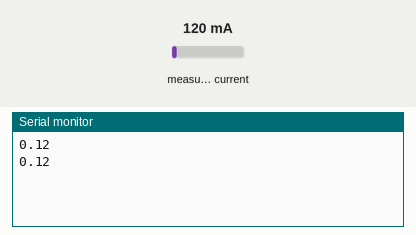
This sketch was run on a simulated Arduino Uno, built with avr-gcc and run on an emulated ATmega328P. Shown: the last lines printed to the serial monitor. The test bench sets the inputs (shaded band); at power-on: measured current 120 mA.

Above: at 2.1 s.
2.2 s: measured current set to 40 mA
At 2.9 s:
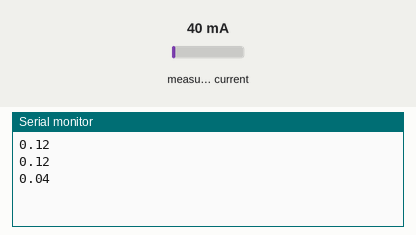
3.8 s: measured current set to 500 mA
At 3.8 s:
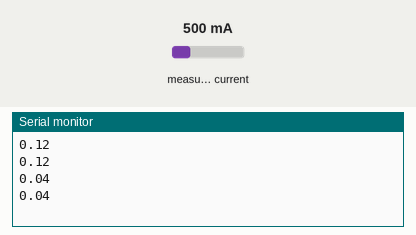
Timing chart, 0 to 6.8 s (numbered marks = the images above; inputs shaded):
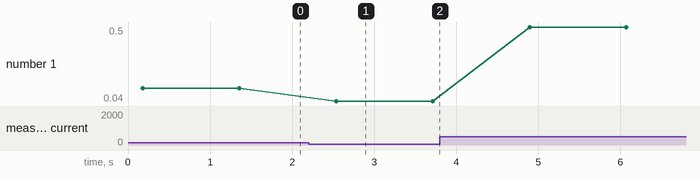

The sketch:

main.ino
```cpp
//Baseado no programa exemplo da biblioteca EmonLib

//Carrega as bibliotecas
#include "EmonLib.h"

EnergyMonitor emon1;

//Pino do sensor SCT
int pino_sct = 0;

void setup()
{
  Serial.begin(9600);
  //Pino, calibracao - Cur Const= Ratio/BurdenR. 1800/62 = 29.
  emon1.current(pino_sct, 20);
}

void loop()
{
  //Calcula a corrente
  double Irms = emon1.calcIrms(1480);
  Serial.println(Irms);
  delay(1000);
}
```

Measured:
- after the input at 2.2 s, the serial monitor: prints a new line after 0.34 s (image 1)
- plotted number 1: 0.12 → 0.04 after the input at 2.2 s, 0.04 → 0.5 after the input at 3.8 s
